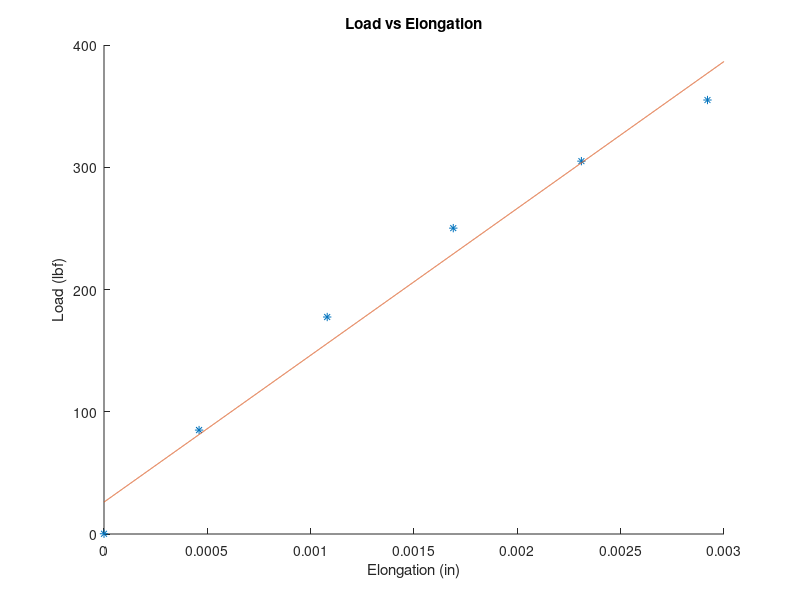
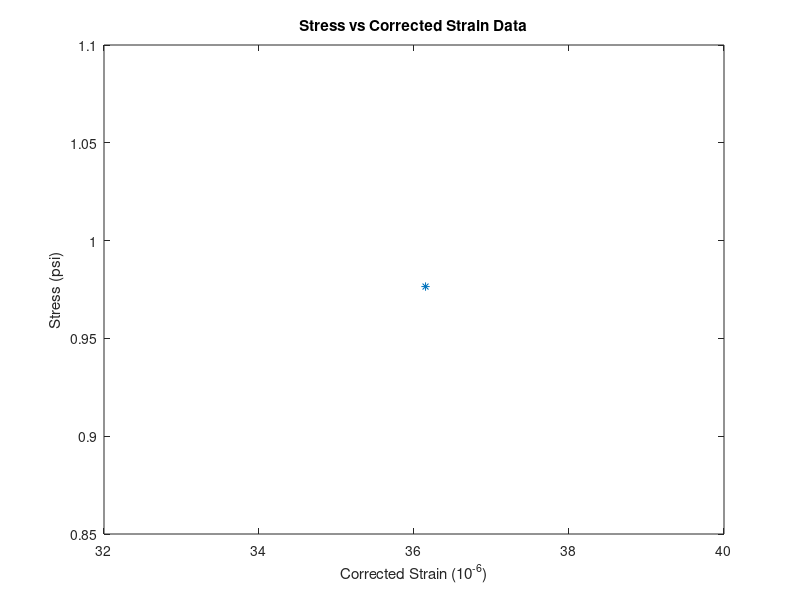
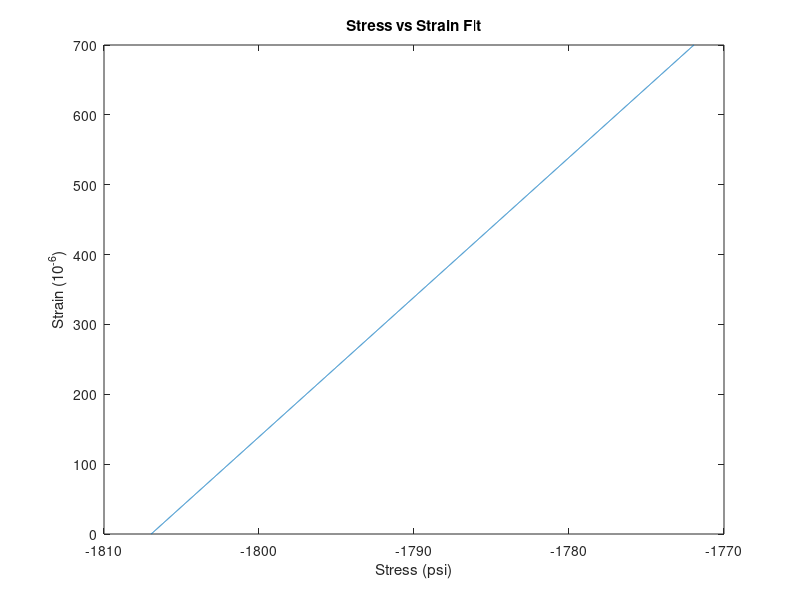
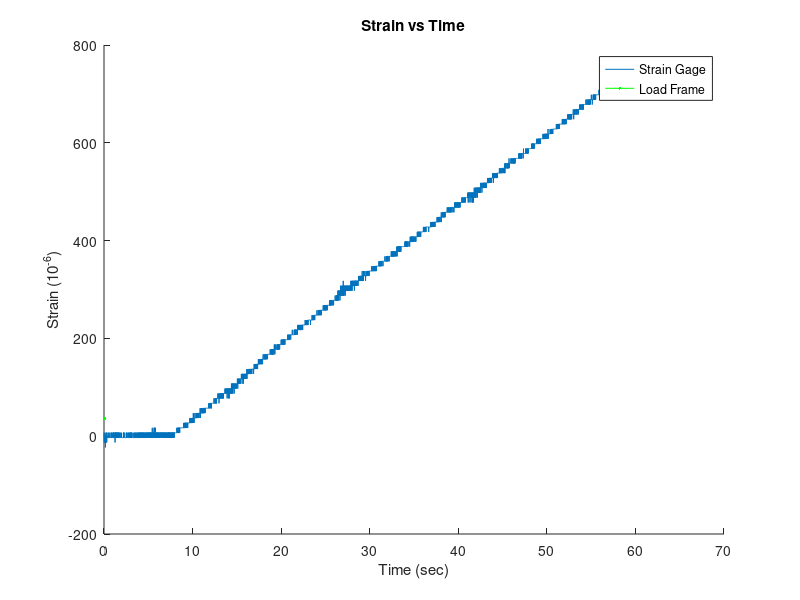

The MATLAB script that drew these images, in order:
% Aer E 322 - Group 5 - Section 4 - Lab 5

clear,clc;

% Part (iv)

% read in strain gage data
voltage = dlmread('strain_vs_time_yellow_box.csv');

% convert to microstrain
conversion = 0.2616/1000; % V/ue
microstrain = voltage/conversion/2;

% cut off all unnecessary data
microstraincut = microstrain(5902:12000);

% Part (v)

% get values from calibration test
elongation = [0 0.00046 0.00108 0.00169 0.00231 0.00292]; % inches
load = [0.2 85.01 177.5 250.2 305 355]; % lbf

% fit a line to the data
fun = @(c,elongation) c(1)*elongation + c(2);
c = lsqcurvefit(fun, [100,0], elongation, load);
n=5021;
elongfit = linspace(0,0.003,n);
for i=1:n
    loadfit(i) = c(1)*elongfit(i) + c(2);
end

% plot the line
figure(1);
hold on;
plot(elongation,load,'*');
plot(elongfit,loadfit);
xlabel('Elongation (in)');
ylabel('Load (lbf)');
title('Load vs Elongation');

% Part (vi)

% read in the elongation data
rawdata = dlmread('Specimen_RawData_1.csv');
rawelong = rawdata(:,1);
rawload = rawdata(:,2);

% subtract off error
rawelongnew = (rawload - c(2))/c(1);
rawelongcorr = rawelong - rawelongnew;

% Part (vii)

% compute strain and area
L = 6; % inches
microstraincorr = rawelongcorr/L*1000000;
A = 0.02*2; % in^2
stress = rawload/A; % psi

% fit a line to the data
fun2 = @(c2,microstraincorr) c2(1)*microstraincorr + c2(2);
c2 = lsqcurvefit(fun2, [100,0], microstraincorr, stress);
strainfit = linspace(0,0.7,n);
for i=1:n
    stressfit(i) = c2(1)*strainfit(i) + c2(2);
end

% plot the data
figure(2);
plot(microstraincorr,stress,'*');
xlabel('Corrected Strain (10^-^6)');
ylabel('Stress (psi)');
title('Stress vs Corrected Strain Data');

% plot the line
figure(3);
plot(stressfit,strainfit*10^3);
ylabel('Strain (10^-^6)');
xlabel('Stress (psi)');
title('Stress vs Strain Fit');

% Part (viii)

% set up time vectors
for i=1:length(microstraincut);
    timesg(i) = 0.01*i;
end
for j=1:length(rawload)
    timelf(j) = 0.1*j;
end

% plot the two data sets
figure(4);
hold on;
plot(timesg,microstraincut);
plot(timelf,microstraincorr,'g');
xlabel('Time (sec)');
ylabel('Strain (10^-^6)');
title('Strain vs Time');
legend('Strain Gage','Load Frame');

% define span for data smoothing
span = 21;
reach = (span-1)/2;

% carry out first pass
newstrain = zeros(length(microstraincut)-span+1,1);
for i = 1:(length(microstraincut)-span+1)
    for j = 0:(span-1)
        newstrain(i) = newstrain(i) + microstraincut(i+j)/span;
    end
end

% clip time vector accordingly
timesg = timesg((reach+1):(length(microstraincut)-reach));

% plot the smoothed data
figure(5);
hold on;
plot(timesg,newstrain);
plot(timelf,microstraincorr,'g');
xlabel('Time (sec)');
ylabel('Strain (10^-^6)');
title('Strain vs Time');
legend('Strain Gage','Load Frame');

% clip off unnecessary flat parts of data
newstrain = newstrain(730:5750);
timesg = timesg(1:length(newstrain));

% replot the data
figure(6);
hold on;
plot(timesg,newstrain);
plot(timelf,microstraincorr,'g');
xlabel('Time (sec)');
ylabel('Strain (10^-^6)');
title('Strain vs Time');
legend('Strain Gage','Load Frame');

% Part (x)

% plot the strain vs stress
figure(7);
plot(stressfit,newstrain);
xlabel('Stress (psi)');
ylabel('Strain (10^-^6)');
title('Strain vs Stress');

% fit the data to a line
fun3 = @(c3,stressfit) c3(1)*stressfit + c3(2);
c3 = lsqcurvefit(fun3, [100,0], stressfit', newstrain);
newstrain2 = linspace(-410,-400,n);
for i=1:n
    newstrain2(i) = c3(1)*stressfit(i) + c3(2);
end

% plot the line
figure(8);
plot(stressfit,newstrain2);
xlabel('Stress (psi)');
ylabel('Strain (10^-^6)');
title('Strain vs Stress Fit');

% Part (xi)

% calculate the Young's moduli for each line
E1 = c2(1)*10^6/1000;
E2 = 1/c3(1)*10^6;
